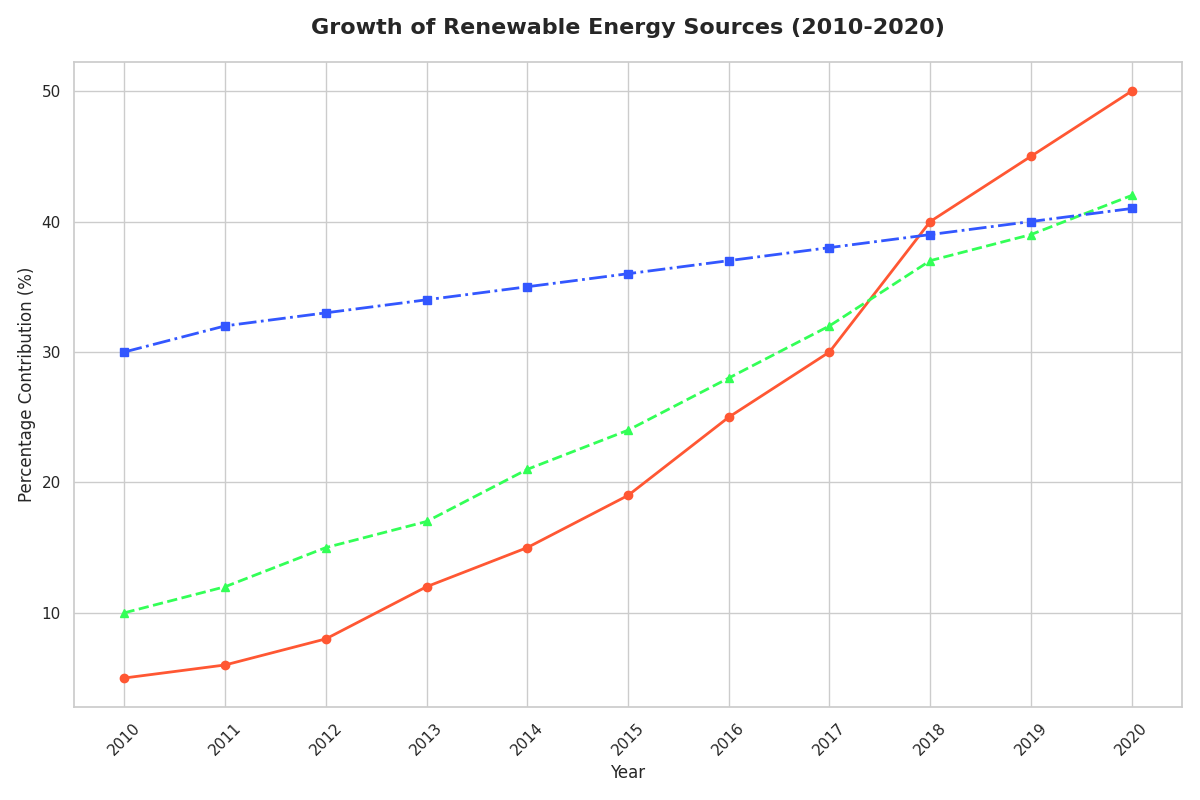

The script that drew this image:
import matplotlib.pyplot as plt
import numpy as np

years = np.arange(2010, 2021)

solar_power = [5, 6, 8, 12, 15, 19, 25, 30, 40, 45, 50]
wind_energy = [10, 12, 15, 17, 21, 24, 28, 32, 37, 39, 42]
hydroelectric_power = [30, 32, 33, 34, 35, 36, 37, 38, 39, 40, 41]

plt.figure(figsize=(12, 8))

new_colors = ['#FF5733', '#33FF57', '#3357FF']

plt.plot(years, solar_power, marker='o', linestyle='-', color=new_colors[0], linewidth=2)
plt.plot(years, wind_energy, marker='^', linestyle='--', color=new_colors[1], linewidth=2)
plt.plot(years, hydroelectric_power, marker='s', linestyle='-.', color=new_colors[2], linewidth=2)

plt.title('Growth of Renewable Energy Sources (2010-2020)', fontsize=16, fontweight='bold', pad=20)
plt.xlabel('Year', fontsize=12)
plt.ylabel('Percentage Contribution (%)', fontsize=12)

plt.xticks(years, rotation=45)

plt.tight_layout()
plt.show()
